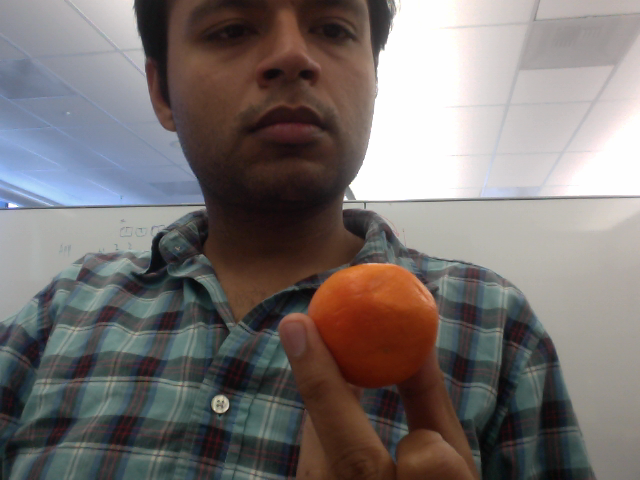
#> input picture tracker/test.png, 640 x 480 px, given in place of the camera
$ python traker.py   (Python 2 division)   (older library calls are emulated)
#> lines starting #> are read from the running program, lines starting #| are printed output that depends on the picture; after the words box and inside, x2 and y2 are one past the last pixel; in counts of white or black regions, pixels touching at a corner belong together
#!/usr/bin/env python

import cv2
import numpy as np
from keycodes import *
import time

def nothing(x):
  pass

class TargetTracker:

  _winTracker = "Tracker"
  _winMask = "Mask"
  _barHval = "Hue"
  _width = 320
  _height = 240
  _debugMode = False
  _shotNum = 0
  _posCb = None
  _prevPos = (0, 0)

  def __init__(self, updatePosCb=None):
    cv2.namedWindow(self._winTracker)
    cv2.moveWindow(self._winTracker, 10, 10)
    cv2.createTrackbar(self._barHval, self._winTracker, 120, 180, nothing)

    self._capture = cv2.VideoCapture(-1)
    self._capture.set(cv2.cv.CV_CAP_PROP_FRAME_WIDTH, self._width)
    self._capture.set(cv2.cv.CV_CAP_PROP_FRAME_HEIGHT, self._height)
    self._posCb = updatePosCb

  def initDebugMode(self):
    cv2.namedWindow(self._winMask)
    cv2.moveWindow(self._winMask, 10, self._height+50)

  def deinitDebugMode(self):
    cv2.destroyWindow(self._winMask)

  def run(self):
    print 'Showing camera feed. Click window or press any key to stop.'
    success, frame = self._capture.read()
#> frame is the input picture: shape (480, 640, 3); mean B, G, R 112.4, 114, 120.4
    while success:
      frame = np.fliplr(frame).copy()
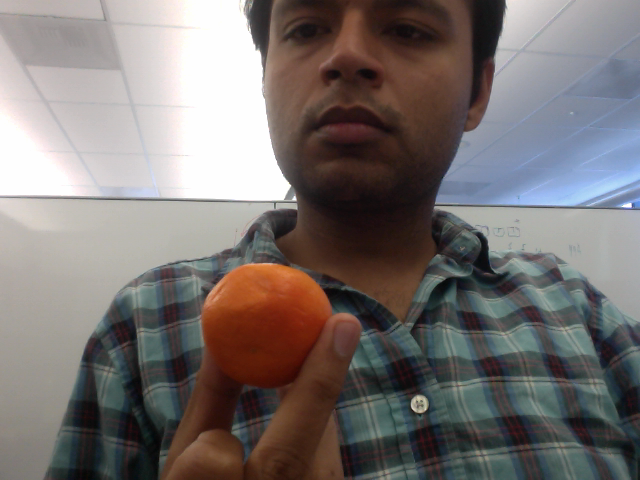
#> frame: shape (480, 640, 3); mean B, G, R 112.4, 114, 120.4
      self.processImage(frame)
      cv2.imshow(self._winTracker, frame)
      key = cv2.waitKey(10)

      if key == KEY_ESC:
        break;
      if key == KEY_ALPHA('d'):
        self._debugMode = not self._debugMode;
      elif key == KEY_ALPHA('p'):
        while True:
          key1 = cv2.waitKey(10)
          if key1 == KEY_ALPHA('p'):
            break;
      elif key == KEY_SPC:
        print "Take Screenshot"
        cv2.imwrite("screenshot" + str(self._shotNum) + ".png", frame)
      # next frame
      success, frame = self._capture.read()

  def cleanup(self):
    cv2.destroyAllWindows()

  def processImage(self, frame):
    blur = cv2.GaussianBlur(frame, (7,7), 0)
    hsv = cv2.cvtColor(blur, cv2.COLOR_BGR2HSV)
#> hsv: shape (480, 640, 3); mean H, S, V 55.1, 57.8, 127.3
    Hval = cv2.getTrackbarPos(self._barHval, self._winTracker)

    blue_min = np.array([Hval-10, 50, 20], np.uint8)
    blue_max = np.array([Hval+10, 255, 255], np.uint8)

    mask = cv2.inRange(hsv, blue_min, blue_max)
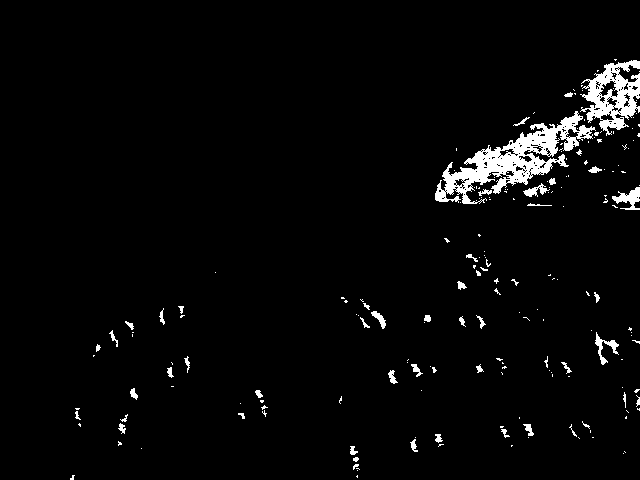
#> mask: shape (480, 640); 3.2% white; 197 white regions (148 under 20 px), largest, box (x1, y1, x2, y2) and area: (435, 111, 596, 204) 4465, (580, 60, 640, 136) 2207, (612, 187, 640, 210) 313
    kernel = np.ones((3,3),np.uint8)
    mask = cv2.dilate(mask, kernel, iterations=1)
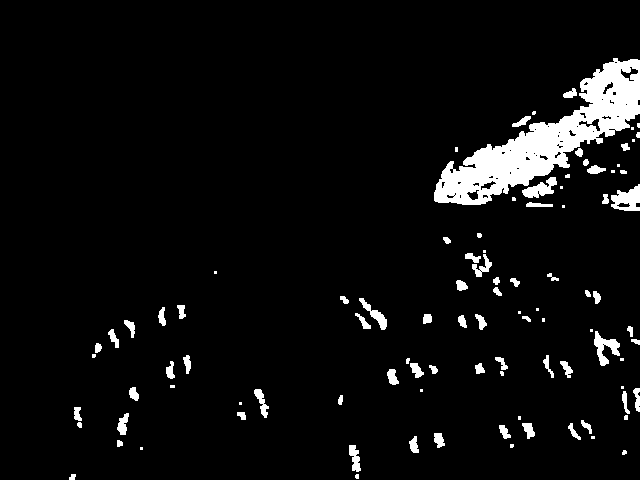
#> mask: shape (480, 640); 5.5% white; 98 white regions (30 under 20 px)
    if self._debugMode == True:
      self.initDebugMode()
      cv2.imshow(self._winMask, mask)
    else:
      self.deinitDebugMode()

    contours, hierarchy = cv2.findContours(mask.copy(), cv2.RETR_TREE,
                                           cv2.CHAIN_APPROX_SIMPLE)
#> contours = 151 contours, 77 with area under 20; largest, box (x1, y1, x2, y2) and area: (434, 58, 640, 205) 10096, (611, 184, 640, 211) 478, (594, 331, 620, 366) 346, (522, 177, 557, 198) 324, (359, 298, 387, 330) 216
    largestCnt = None
    maxArea = 0
    for cnt in contours:
      area = cv2.contourArea(cnt)
      if area > maxArea:
        maxArea = area
        largestCnt = cnt
#> this loop made 151 passes
#> (area, maxArea) on passes 2, 5, 45, 83, 104: (22, 22), (162.5, 162.5), (346, 346), (477.5, 477.5), (10096, 10096)
#> area on passes 7, 9, 10, 11, 12, 13: 24.5, 89.5, 96, 77, 61, 105.5
#> after the loop, largestCnt = contour of 384 points, box (x1, y1, x2, y2) (434, 58, 640, 205), area 10096; maxArea = 10096

    #print maxArea
    if maxArea > 100.0:
      M = cv2.moments(largestCnt)
#> M = moments, m00 10096, centre m10/m00, m01/m00 = (546.7, 139.2)
      cx = int(M['m10']/M['m00'])
#> cx = 546
      cy = int(M['m01']/M['m00'])
#> cy = 139
      pos = (cx, cy)
#> pos = (546, 139)
      #print "center:", cx, cy
      cv2.circle(frame, pos, 3, (0, 0, 255))
#> frame: shape (480, 640, 3); 0.01% of pixels changed, all inside (x1, y1, x2, y2) = (543, 136, 550, 143)
      cv2.drawContours(frame, [largestCnt], 0, (0,255,0), 1)
      grad = (pos[0] - self._prevPos[0], pos[1] - self._prevPos[1])
#> grad = (546, 139)
      self._prevPos = pos
#> self._prevPos = (546, 139)
      if self._posCb is not None:
        self._posCb(pos, grad)

    # Draw overlays
    c = np.zeros((1, 1, 3), np.uint8)
    c[0, 0, :] = [Hval, 255, 255]
    c = cv2.cvtColor(c, cv2.COLOR_HSV2BGR)
    cv2.rectangle(frame, (0, 0), (20, 20), tuple(c[0, 0].tolist()), -1)
# end of TargetTracker

# main
prevTime = 0
def posCb(pos, grad):
#> called with pos = (546, 139), grad = (546, 139)
  global prevTime
  curTime = time.time()
  dt = curTime-prevTime
  prevTime = curTime
  (x, y) = pos;
#> x = 546; y = 139
  (dx, dy) = grad
#> dx = 546; dy = 139
  print "pos, grad =  (%d, %d), (%d, %d), v = (%.2f, %.2f)" \
     % (x, y, dx, dy, dx/dt, dy/dt)
#| pos, grad =  (546, 139), (546, 139), v = (0.00, 0.00)

if __name__ == "__main__":
  tracker = TargetTracker(posCb)
  tracker.run()
#> in processImage, `cv2.rectangle(frame, (0, 0), (20, 20), tuple(c[0, 0].tolist()), -1)`:
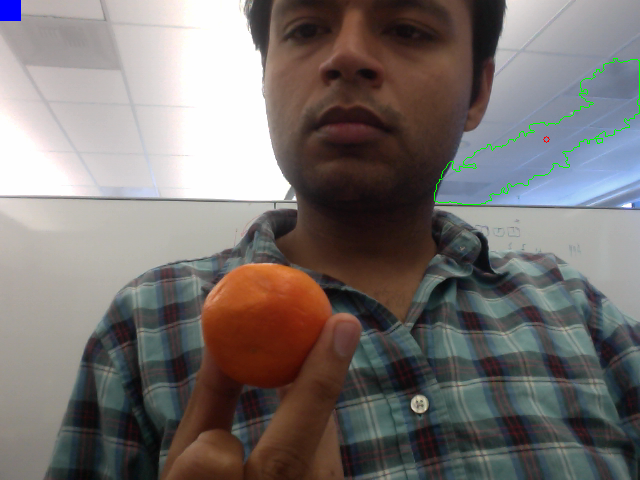
#> frame: shape (480, 640, 3); mean B, G, R 112.1, 114, 119.8
#> (key Esc is pressed here)
  tracker.cleanup()
  print "finished."
